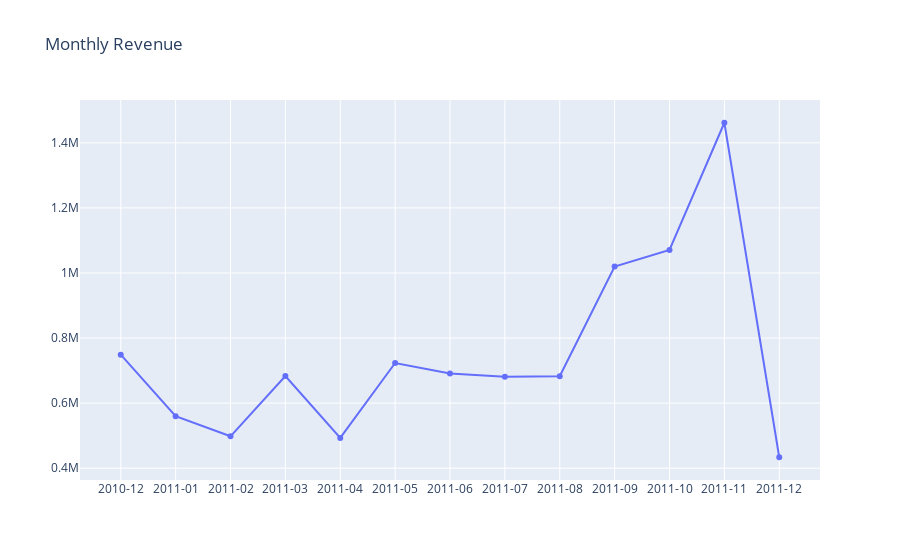

Notebook code for this chart:
### Code cell
import plotly.graph_objs as go
import plotly as py
import plotly.offline as pyoff

pyoff.init_notebook_mode()

plot_data = [
    go.Scatter(
        x=Revenue_Date_df['Date'],
        y=Revenue_Date_df['Revenue'],
    )
]
plot_layout = go.Layout(
    xaxis={'type': 'category'},
    title= 'Monthly Revenue'
)

fig = go.Figure(
    data=plot_data,
    layout=plot_layout
)

pyoff.iplot(fig)

### Figure 1 — Plotly figure (JSON) as saved in the notebook; plotly's stock layout.template omitted (floating-point values rounded to 4 significant figures)
{"data": [{"type": "scatter", "x": ["2010-12", "2011-01", "2011-02", "2011-03", "2011-04", "2011-05", "2011-06", "2011-07", "2011-08", "2011-09", "2011-10", "2011-11", "2011-12"], "y": [749000.0, 560000.0, 498100.0, 683300.0, 493200.0, 723300.0, 691100.0, 681300.0, 682700.0, 1020000.0, 1071000.0, 1462000.0, 433700.0]}], "layout": {"title": {"text": "Monthly Revenue"}, "xaxis": {"type": "category"}}}
